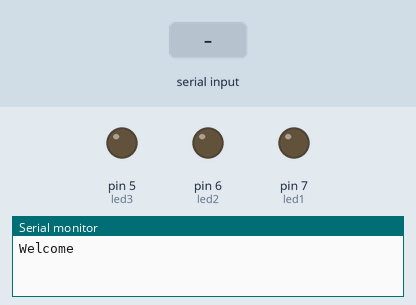
Recording of a sketch running on a simulated Arduino Uno, built with avr-gcc and run on an emulated ATmega328P. Shown: output pins drawn as LEDs (lit = HIGH), the last lines printed to the serial monitor. The test bench sets the inputs (shaded band).

Above: at 1.2 s.
1.3 s: "A" received over the second serial link
At 1.9 s:
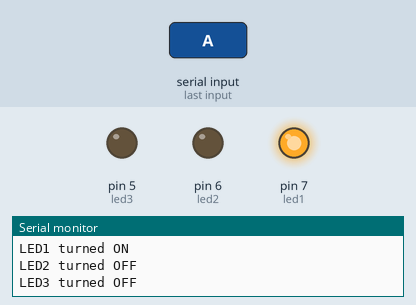
2.8 s: "B" received over the second serial link
At 3.1 s:
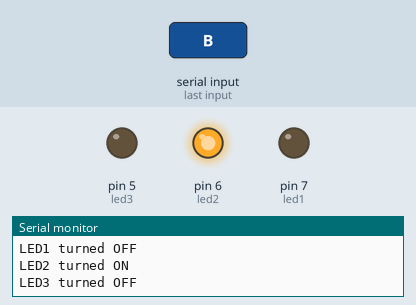
4.3 s: "C" received over the second serial link
At 5.4 s:
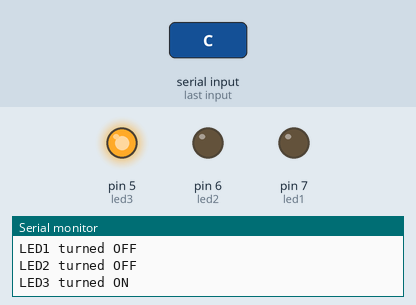
5.8 s: "1" received over the second serial link
At 6.6 s:
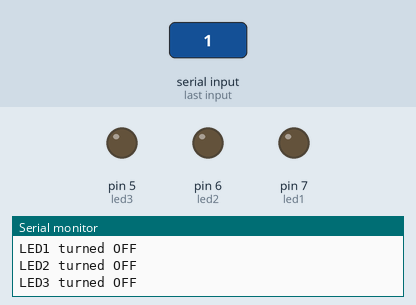
Timing chart, 0 to 8.3 s (numbered marks = the images above; inputs shaded):
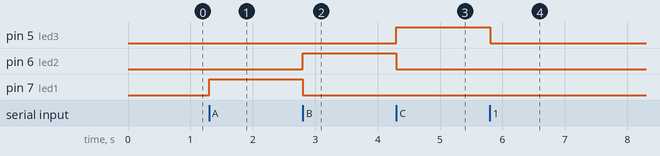

The sketch:

bluetooth_based_project.ino
```cpp
#include<SoftwareSerial.h>
SoftwareSerial ss(4,3);//Tx,Rx
int led1 = 7;
int led2 = 6;
int led3 = 5;
void setup() {
 pinMode(led1, OUTPUT);
 pinMode(led2, OUTPUT);
 pinMode(led3, OUTPUT);
 Serial.begin(9600); /* Define baud rate for serial communication */
 ss.begin(9600);
 Serial.println("Welcome");}
void loop() {

 if (ss.available())  /* If data is available on serial port */
    {
      Serial.println("Data Received");
      char data_received;

      data_received = ss.read();  /* Data received from bluetooth */
      if (data_received == 'A'){
       digitalWrite(led1, HIGH);
      Serial.println("LED1 turned ON");        }
      else{
      digitalWrite(led1, LOW);
      Serial.println("LED1 turned OFF");
      }
      if (data_received == 'B')
      {
       digitalWrite(led2, HIGH);
       Serial.println("LED2 turned ON\n");
      }
       else{
      digitalWrite(led2, LOW);
      Serial.println("LED2 turned OFF");
      }
      if(data_received == 'C')
      {
       digitalWrite(led3, HIGH);
       Serial.println("LED3 turned ON\n");
      }
      else{
      digitalWrite(led3, LOW);
      Serial.println("LED3 turned OFF");
      }
}}
```

Measured:
- after the input at 1.3 s, pin 7 (led1): LOW → HIGH at once
- after the input at 2.8 s, pin 6 (led2): LOW → HIGH at once; pin 7 (led1): HIGH → LOW at once
- after the input at 4.3 s, pin 5 (led3): LOW → HIGH at once; pin 6 (led2): HIGH → LOW at once
- after the input at 5.8 s, pin 5 (led3): HIGH → LOW at once
